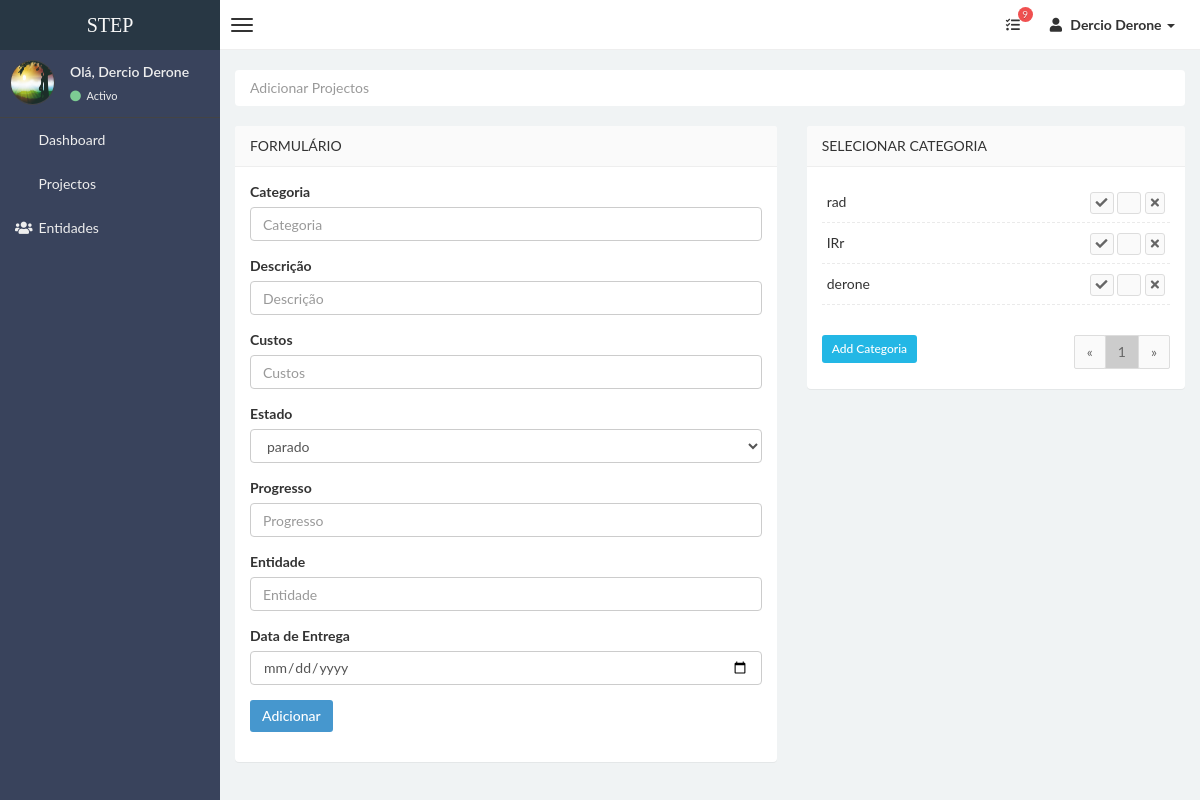
The page /projectos/add (signed in) on the database as committed earlier.
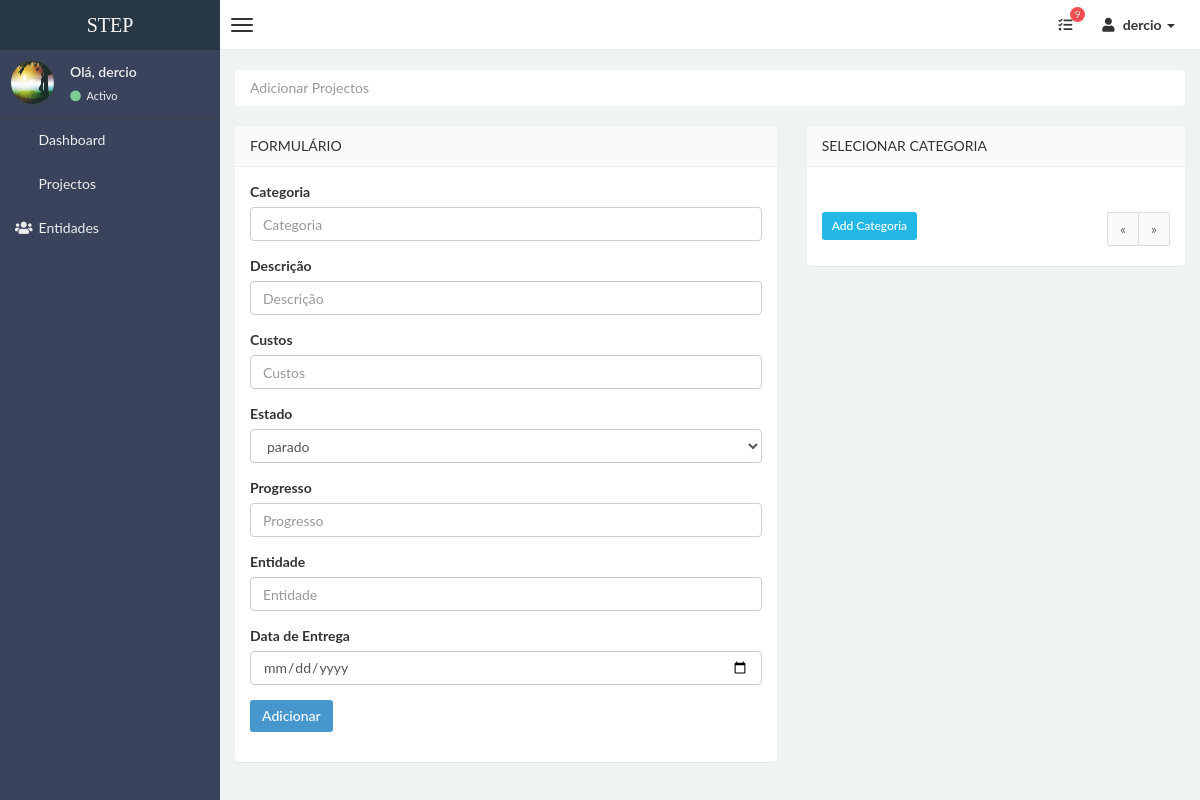
The same page on the database as committed later.
### stepsite/models.py (models this page shows, shortened)
class Usuarios(db.Model,UserMixin):
    id = db.Column(db.Integer,primary_key=True)
    nome = db.Column(db.String(30), unique=True, nullable=False)
    email = db.Column(db.String(100), unique=True, nullable=False)
    senha = db.Column(db.String(100), unique=False, nullable=False)
    imagem = db.Column(db.String(30), nullable=False, default='defaultUser.jpg')
    categorias = db.relationship('Categorias', backref='usuarios', lazy=True)
    entidades = db.relationship('Entidades', backref='usuarios', lazy=True)
    projectos = db.relationship('Projectos', backref='usuarios', lazy=True)

class Categorias(db.Model):
    id = db.Column(db.Integer,primary_key=True)
    nome = db.Column(db.String(50), nullable=False)
    idUser = db.Column(db.Integer, db.ForeignKey('usuarios.id'),nullable=False)
    projectos = db.relationship('Projectos', backref='categorias', lazy=True)

### stepsite/projectos/routes.py (the view, shortened to what this page needs)
@projects.route("/projectos/add",methods=['GET','POST'])
@login_required
def addprojectos():
    page = request.args.get('page',1, type=int)
    en = request.args.get('en',0, type=int)
    form = FormProjectos()
    if en is not 0:
        form.custos.data = 0
        form.progresso.data = 0
        entidade = Entidades.query.get(en)
        form.idEntidade.data = entidade.id
        form.entidade.data = entidade.nome
    per_page = 4
    result = Categorias.query.order_by(Categorias.id.desc()).filter_by(idUser=current_user.id).paginate(page=page,per_page=per_page)
    if request.method == 'POST':
        form.custos.data = request.form['custos']
        form.progresso.data = request.form['progresso']
        form.dataEntrega.data = request.form['dataEntrega']
        form.estado.data = request.form['estado']
    return render_template("addprojectos.html",title="STEP | Adicionar Projectos",result=result,form=form,en=en,curpage=page)

### stepsite/projectos/forms.py
class FormProjectos(FlaskForm):
    descricao = StringField('Descrição', validators=[DataRequired(),length(min=3,max=100,message="Só é permetido nome no intervalo de 3 a 100 dígitos.")])
    idCategoria = StringField('Id da Categoria',validators=[DataRequired()])
    idProjecto = IntegerField('Identificador')
    categoria = StringField('Categoria', validators=[DataRequired()])
    custos = DecimalField('Custos', validators=[DataRequired(message="Este campo é obrigatório.")])
    estado = StringField('estado', validators=[DataRequired()])
    progresso = IntegerField('Progresso', validators=[DataRequired(message="Este campo é obrigatório."),length(max=3,message="O progresso de um projecto vai de 0 a 100%.")])
    idEntidade = StringField('Id da Entidade',validators=[DataRequired()])
    entidade = StringField('Entidade', validators=[DataRequired()])
    dataEntrega = DateField('Data Entrega',validators=[DataRequired(message="Este campo é obrigatório.")])
    submit = SubmitField('Adicionar')

### stepsite/models.py (called while the page is built)
@login_manager.user_loader
def load_user(user_id):
    return Usuarios.query.get(int(user_id))

### stepsite/templates/addprojectos.html (shortened to what the changed rows need)
{% extends "layoutAdmin.html" %}
{% block content %}
<section class="row">
    <div class="col-md-5">
    <section class="panel tasks-widget">
    <div class="panel-body">
        <div class="task-content">
            <ul class="task-list ui-sortable" id="listaCategorias">
            {% if result: %}
                {% for item in result.items %}
                    <li>
                        <span> {{ item.nome }}</span>
                        <div class="pull-right hidden-phone">
                            <a onclick="SelectCategoria('{{item.id}}','{{item.nome}}')"><button class="btn btn-default btn-xs"><i class="fa fa-check"></i></button></a>
                            <a  onclick="AcaoCategoria('/categoria/{{item.id}}/update','Actualizar','{{item.nome}}')" href="#ModalCategoria" data-toggle="modal" data-target="#ModalCategoria"><button class="btn btn-default btn-xs"><i class="fa fa-pencil"></i></button></a>
                            <a href="#ModalConfirm" onclick="fnIdselecionado('/categoria/{{item.id}}/delete?en={{en}}&page={{curpage}}')" data-toggle="modal" data-target="#ModalConfirm"><button class="btn btn-default btn-xs"><i class="fa fa-times"></i></button></a>
                        </div>
                    </li>
                {% endfor %}
            {% endif %}
            </ul>
        </div>
            <div class="row">
                <div class="col-md-9 text-right">
                    <ul class="pagination" style="margin-top: 0px; margin-bottom: 0px;">
                    {% for numPage in result.iter_pages(left_edge=1,right_edge=1,left_current=1,right_current=2)%}
                        {% if numPage %}
                            {% if result.page == numPage %}
                                <li><a style="background-color: #ccc;" href="/projectos/add?en={{en}}&page={{numPage}}">{{ numPage }}</a></li>
                            {% else %}
                                <li><a href="/projectos/add?en={{en}}&page={{numPage}}">{{ numPage }}</a></li>
                            {% endif %}
                        {% endif %}
                    {% endfor %}
                    </ul>
                </div>
            </div>
</section>
    </div>
</section>
{% endblock content %}

### stepsite/templates/layoutAdmin.html (shortened to what this page needs)
<!DOCTYPE html>
<html>
    <head>
        <link href="../static/css/bootstrap.css" rel="stylesheet" type="text/css" />
        <link href="../static/css/font-awesome.min.css" rel="stylesheet" type="text/css" />
        <link href="../static/css/mystyle.css" rel="stylesheet" type="text/css" />
        <link href="../static/css/style.css" rel="stylesheet" type="text/css" />
        <link rel="stylesheet" href="https://use.fontawesome.com/releases/v5.8.1/css/all.css" >
    </head>
    <body class="skin-black">
        <header class="header">
            <a href="{{url_for('main.home')}}" class="logo">
                STEP
            </a>
            <nav class="navbar navbar-static-top" role="navigation">
                <a href="#" class="navbar-btn sidebar-toggle" data-toggle="offcanvas" role="button" >
                    <span class="icon-bar"></span>
                    <span class="icon-bar"></span>
                    <span class="icon-bar"></span>
                </a>
                <div class="navbar-right">
                    <ul class="nav navbar-nav">
                      <li class="dropdown tasks-menu">
                            <a href="#" class="dropdown-toggle" data-toggle="dropdown">
                                <i class="fa fa-tasks"></i>
                                <span class="label label-danger">9</span>
                            </a>
                        </li>
                        <li class="dropdown user user-menu">
                            <a href="#" class="dropdown-toggle" data-toggle="dropdown">
                                <i class="fa fa-user"></i>
                                <span> {{current_user.nome}} <i class="caret"></i></span>
                            </a>
                        </li>
                    </ul>
                </div>
            </nav>
        </header>
        <div class="wrapper row-offcanvas row-offcanvas-left">
            <aside class="left-side sidebar-offcanvas">
                <section class="sidebar">
                    <div class="user-panel">
                        <div class="pull-left image">
                            <img src="{{url_for('static',filename='profile_img/'+current_user.imagem)}}" class="img-circle" alt="User Image" />
                        </div>
                        <div class="pull-left info">
                            <p>Olá, {{current_user.nome}} </p>
                            <a href="#"><i class="fa fa-circle text-success"></i> Activo</a>
                        </div>
                    </div>
                    <ul class="sidebar-menu">
                        <li>
                            <a href="{{url_for('projects.admin')}}">
                                <i class="fa fa-dashboard"></i> <span>Dashboard </span>
                            </a>
                        </li>
                        <li>
                            <a href="{{url_for('projects.projectos')}}">
                                <i class="fa fa-dropbox"></i> <span>Projectos</span>
                            </a>
                        </li>
                        <li class="">
                            <a href="{{url_for('entidads.entidades')}}">
                                <i class="fa fa-group"></i> <span>Entidades</span>
                            </a>
                        </li>
                    </ul>
                </section>
            </aside>
            <aside class="right-side">
            <section class="content">
            {% block content %}
            {% endblock content %}
            </section>
			</aside>
		</div>
    </body>
</html>

Rows that differ between the two databases and show on the page:
removed Categorias: nome "rad"
removed Categorias: nome "IRr"
removed Categorias: nome "derone"
changed Usuarios: nome "Dercio Derone" → "dercio"
Other text that changed with them:
list line gone: "1"
